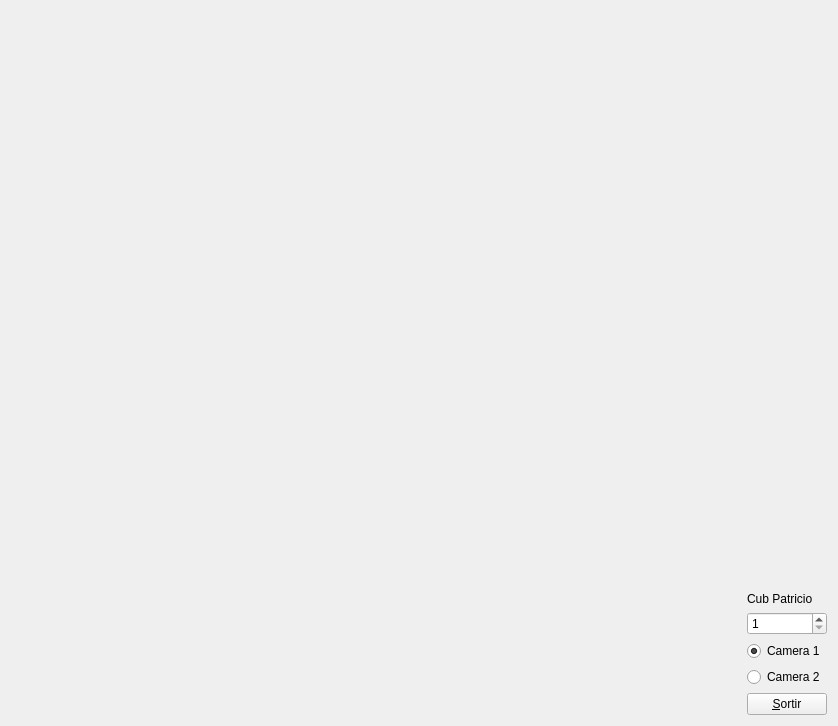
<?xml version="1.0" encoding="UTF-8"?>
<ui version="4.0">
 <class>MyForm</class>
 <widget class="QWidget" name="MyForm">
  <property name="geometry">
   <rect>
    <x>0</x>
    <y>0</y>
    <width>838</width>
    <height>726</height>
   </rect>
  </property>
  <property name="windowTitle">
   <string>IDI-Lab</string>
  </property>
  <layout class="QHBoxLayout" name="horizontalLayout">
   <item>
    <widget class="MyGLWidget" name="widget" native="true">
     <property name="sizePolicy">
      <sizepolicy hsizetype="Expanding" vsizetype="Expanding">
       <horstretch>0</horstretch>
       <verstretch>0</verstretch>
      </sizepolicy>
     </property>
     <property name="minimumSize">
      <size>
       <width>50</width>
       <height>50</height>
      </size>
     </property>
    </widget>
   </item>
   <item>
    <layout class="QVBoxLayout" name="verticalLayout_2">
     <item>
      <spacer name="verticalSpacer">
       <property name="orientation">
        <enum>Qt::Vertical</enum>
       </property>
       <property name="sizeHint" stdset="0">
        <size>
         <width>20</width>
         <height>40</height>
        </size>
       </property>
      </spacer>
     </item>
     <item>
      <layout class="QVBoxLayout" name="verticalLayout">
       <item>
        <widget class="QLabel" name="label">
         <property name="text">
          <string>Cub Patricio</string>
         </property>
        </widget>
       </item>
       <item>
        <widget class="QSpinBox" name="spinBox">
         <property name="minimum">
          <number>1</number>
         </property>
         <property name="maximum">
          <number>3</number>
         </property>
        </widget>
       </item>
       <item>
        <widget class="QRadioButton" name="radioButton">
         <property name="text">
          <string>Camera 1</string>
         </property>
         <property name="checkable">
          <bool>true</bool>
         </property>
         <property name="checked">
          <bool>true</bool>
         </property>
        </widget>
       </item>
       <item>
        <widget class="QRadioButton" name="radioButton_2">
         <property name="text">
          <string>Camera 2</string>
         </property>
        </widget>
       </item>
       <item>
        <widget class="QPushButton" name="pushButton">
         <property name="sizePolicy">
          <sizepolicy hsizetype="Fixed" vsizetype="Fixed">
           <horstretch>0</horstretch>
           <verstretch>0</verstretch>
          </sizepolicy>
         </property>
         <property name="text">
          <string>&amp;Sortir</string>
         </property>
        </widget>
       </item>
      </layout>
     </item>
    </layout>
   </item>
  </layout>
 </widget>
 <customwidgets>
  <customwidget>
   <class>MyGLWidget</class>
   <extends>QWidget</extends>
   <header>MyGLWidget.h</header>
   <container>1</container>
   <slots>
    <signal>canvi_camera1(bool)</signal>
    <signal>canvi_camera2(bool)</signal>
    <signal>num_cub(int)</signal>
    <slot>set_camera(bool)</slot>
    <slot>set_cub_patricio(int)</slot>
   </slots>
  </customwidget>
 </customwidgets>
 <resources/>
 <connections>
  <connection>
   <sender>pushButton</sender>
   <signal>clicked()</signal>
   <receiver>MyForm</receiver>
   <slot>close()</slot>
   <hints>
    <hint type="sourcelabel">
     <x>817</x>
     <y>714</y>
    </hint>
    <hint type="destinationlabel">
     <x>837</x>
     <y>529</y>
    </hint>
   </hints>
  </connection>
  <connection>
   <sender>widget</sender>
   <signal>canvi_camera2(bool)</signal>
   <receiver>radioButton</receiver>
   <slot>setChecked(bool)</slot>
   <hints>
    <hint type="sourcelabel">
     <x>530</x>
     <y>143</y>
    </hint>
    <hint type="destinationlabel">
     <x>826</x>
     <y>654</y>
    </hint>
   </hints>
  </connection>
  <connection>
   <sender>radioButton</sender>
   <signal>toggled(bool)</signal>
   <receiver>widget</receiver>
   <slot>set_camera(bool)</slot>
   <hints>
    <hint type="sourcelabel">
     <x>826</x>
     <y>654</y>
    </hint>
    <hint type="destinationlabel">
     <x>712</x>
     <y>374</y>
    </hint>
   </hints>
  </connection>
  <connection>
   <sender>widget</sender>
   <signal>canvi_camera1(bool)</signal>
   <receiver>radioButton_2</receiver>
   <slot>setChecked(bool)</slot>
   <hints>
    <hint type="sourcelabel">
     <x>574</x>
     <y>260</y>
    </hint>
    <hint type="destinationlabel">
     <x>826</x>
     <y>683</y>
    </hint>
   </hints>
  </connection>
  <connection>
   <sender>spinBox</sender>
   <signal>valueChanged(int)</signal>
   <receiver>widget</receiver>
   <slot>set_cub_patricio(int)</slot>
   <hints>
    <hint type="sourcelabel">
     <x>826</x>
     <y>625</y>
    </hint>
    <hint type="destinationlabel">
     <x>695</x>
     <y>219</y>
    </hint>
   </hints>
  </connection>
  <connection>
   <sender>widget</sender>
   <signal>num_cub(int)</signal>
   <receiver>spinBox</receiver>
   <slot>setValue(int)</slot>
   <hints>
    <hint type="sourcelabel">
     <x>480</x>
     <y>219</y>
    </hint>
    <hint type="destinationlabel">
     <x>769</x>
     <y>620</y>
    </hint>
   </hints>
  </connection>
 </connections>
</ui>
